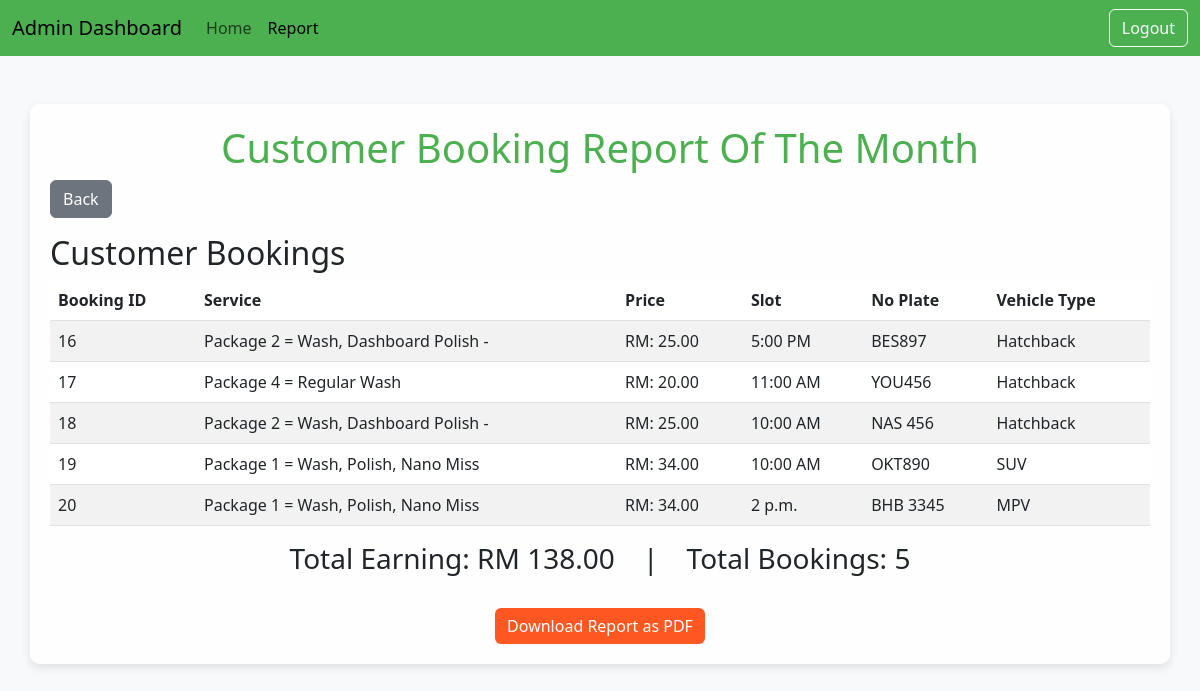
The page /report/ on the database its author committed.
### carwash/models.py (models this page shows)
class Booking(models.Model):
    booking_id = models.AutoField(primary_key=True)
    customer = models.ForeignKey(User, on_delete=models.CASCADE)
    service = models.ForeignKey(Service, on_delete=models.CASCADE)
    vehicle_type = models.CharField(null=True,max_length=20)
    no_plate = models.CharField(max_length=15,null=True,blank=True)
    no_phone = models.CharField(max_length=100,null=True,blank=True)
    slot = models.CharField(null=True, max_length=50)
    status = models.CharField(max_length=100,default="Not yet")
    payment_status = models.BooleanField(default=False)
    payment_proof = models.FileField(upload_to='payment_receipts/', null=True, blank=True)

class Service(models.Model):
    service_id = models.AutoField(primary_key=True)
    service_name = models.CharField(max_length=100)
    price = models.DecimalField(max_digits=10, decimal_places=2)

### carwash/views.py (the view)
# urls.py: path('report/', views.reportBooking, name='reportBooking'),
def reportBooking(request):
    bookings = Booking.objects.all()  # Assuming you have a Booking model
    total_price = sum([booking.service.price for booking in bookings])  # Calculate total price
    total_booking = bookings.count()  # Count the total number of bookings
    context = {
        'bookings': bookings,
        'Allservices': Service.objects.all(),  # Assuming you have a Service model
        'total_price': total_price,
        'total_booking': total_booking,  # Pass the total number of bookings to the template
    }
    return render(request, 'carwash/reportBooking.html', context)

### carwash/templates/carwash/reportBooking.html (shortened to what this page needs)
<!DOCTYPE html>
<html lang="en">
<head>
    <link href="https://cdn.jsdelivr.net/npm/bootstrap@5.3.0-alpha3/dist/css/bootstrap.min.css" rel="stylesheet">
</head>
<body>
    <nav class="navbar navbar-expand-lg">
        <div class="container-fluid">
            <a class="navbar-brand" href="#">Admin Dashboard</a>
            <div class="collapse navbar-collapse" id="navbarNav">
                <ul class="navbar-nav me-auto mb-2 mb-lg-0">
                    <li class="nav-item">
                        <a class="nav-link" href="{% url 'adminMain' user_id=request.user.id %}">Home</a>
                    </li>
                    <li class="nav-item">
                        <a class="nav-link active" href="{% url 'reportBooking' %}">Report</a>
                    </li>
                </ul>
                <a class="btn btn-outline-light" href="{% url 'logout' %}">Logout</a>
            </div>
        </div>
    </nav>
    <div class="container mt-5">
        <h1 class="text-center">Customer Booking Report Of The Month</h1>
        <div class="mb-3">
            <button class="btn btn-secondary" onclick="history.back()">Back</button>
        </div>
        <h2>Customer Bookings</h2>
        <table class="table table-striped">
            <thead>
                <tr>
                    <th>Booking ID</th>
                    <th>Service</th>
                    <th>Price</th>
                    <th>Slot</th>
                    <th>No Plate</th>
                    <th>Vehicle Type</th>
                </tr>
            </thead>
            <tbody>
                {% if bookings %}
                    {% for booking in bookings %}
                    <tr>
                        <td>{{ booking.booking_id }}</td>
                        {% for service in Allservices %}
                            {% if service.service_id == booking.service_id %}
                                <td>{{ service.service_name }}</td>
                                <td>RM: {{ service.price }}</td>
                            {% endif %}
                        {% endfor %}
                        <td>{{ booking.slot }}</td>
                        <td>{{ booking.no_plate }}</td>
                        <td>{{ booking.vehicle_type }}</td>
                    </tr>
                    {% endfor %}
                {% else %}
                    <tr>
                        <td colspan="6" class="text-center">No bookings available.</td>
                    </tr>
                {% endif %}
            </tbody>
        </table>
        <div class="text-center">
            <h3 class="d-inline-block">Total Earning: RM {{ total_price }}</h3>
            <h3 class="d-inline-block mx-4">|</h3>
            <h3 class="d-inline-block">Total Bookings: {{ total_booking }}</h3>
        </div>
        <div class="text-center mt-4">
            <button class="btn btn-primary" id="downloadPDF">Download Report as PDF</button>
        </div>
    </div>
</body>
</html>

### carwash/templates/carwash/reportBooking.html (style rules this page uses)
:root { --primary-color: #4CAF50; }
body { background-color: #f8f9fa; }
.navbar { background-color: var(--primary-color); }
.container { margin-top: 30px; background-color: rgba(255, 255, 255, 0.9); padding: 20px; border-radius: 10px; box-shadow: 0 4px 10px rgba(0, 0, 0, 0.1); }
.btn-primary { background-color: #FF5722; border: none; }
.text-center { text-align: center; }
h1 { color: var(--primary-color); }

### rows shown on the page
Booking: booking_id "16", slot "5:00 PM", no_plate "BES897", vehicle_type "Hatchback"
Service: service_name "Package 2 = Wash, Dashboard Polish -", price "25.00"
Booking: booking_id "17", slot "11:00 AM", no_plate "YOU456", vehicle_type "Hatchback"
Service: service_name "Package 4 = Regular Wash", price "20.00"
Booking: booking_id "18", slot "10:00 AM", no_plate "NAS 456", vehicle_type "Hatchback"
Booking: booking_id "19", slot "10:00 AM", no_plate "OKT890", vehicle_type "SUV"
Service: service_name "Package 1 = Wash, Polish, Nano Miss", price "34.00"
Booking: booking_id "20", slot "2 p.m.", no_plate "BHB 3345", vehicle_type "MPV"

### other values the page prints
{{ total_price }} "138.00"
{{ total_booking }} "5"
